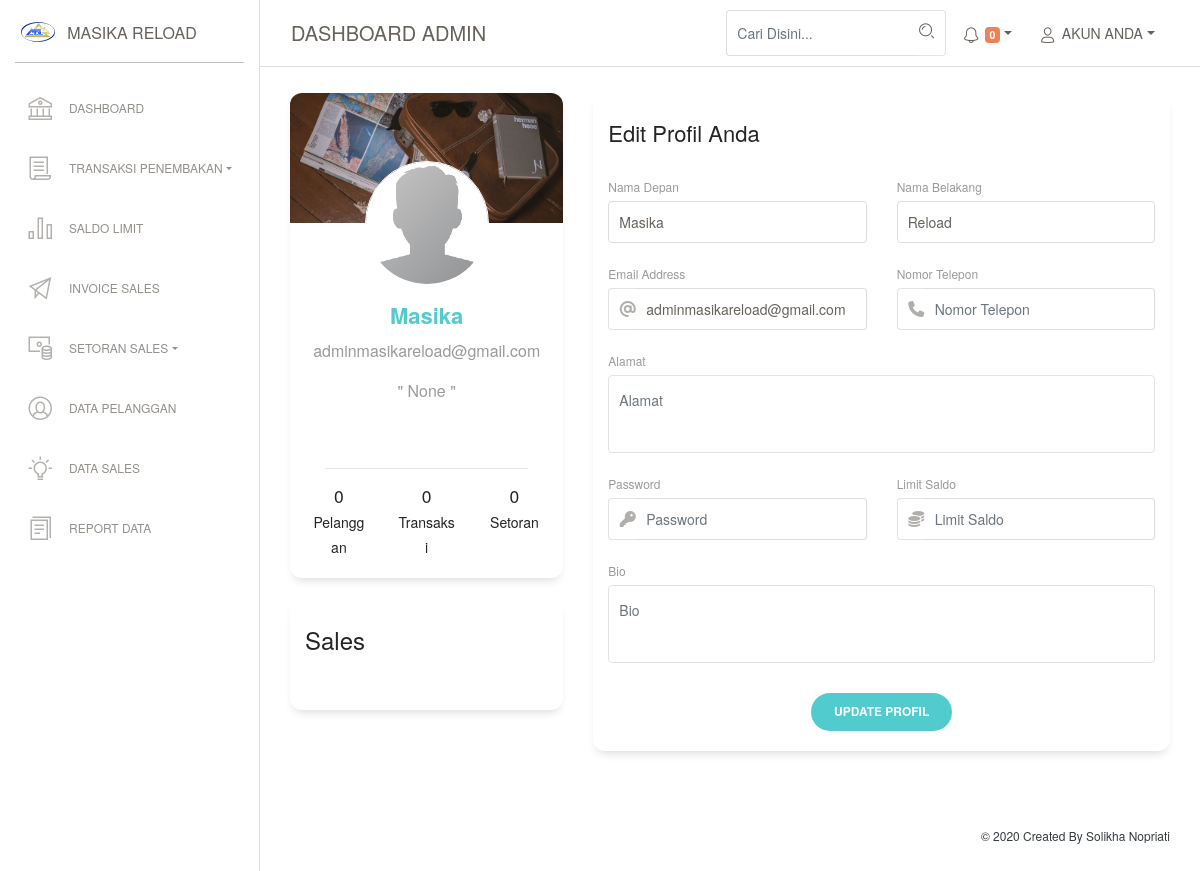
The page /contents/dashboard/profil?id_users=dd922a50-ec99-11ea-aa1d-9829a62c70a3 (signed in) on the database its author committed.
### tables this page shows
CREATE TABLE `users` (
  `id_users` varchar(50) NOT NULL,
  `nama_depan` varchar(50) NOT NULL,
  `nama_belakang` varchar(50) NOT NULL,
  `email_address` varchar(50) NOT NULL,
  `alamat` varchar(100) DEFAULT NULL,
  `no_tlp` varchar(15) DEFAULT NULL,
  `limits` double DEFAULT 0,
  `bio` varchar(150) DEFAULT NULL,
  `pass` varchar(50) NOT NULL,
  `rolle` enum('admin','sales') NOT NULL,
  `stat` enum('aktif','tidak aktif') DEFAULT NULL
);

### contents/query/update-profil.php (called while the page is built, shortened)
<?php
    $id_users = $_GET['id_users'];
    $result = mysqli_query($con, "CALL select_users('".$id_users."')");
?>

### contents/dashboard/profil.php (the view, shortened to what this page needs)
<?php
  include('../query/koneksi.php');
  include('../query/update-profil.php');
  $page = 'profil';
  $rolle = $_SESSION['rolle'];
  if($rolle == 'admin'){
    $queryTransaksi = mysqli_query($con,"SELECT * FROM transaksi_penembakan");
    $countTransaksi = mysqli_num_rows($queryTransaksi);
    $queryPelanggan = mysqli_query($con,"SELECT * FROM data_pelanggan");
    $countPelanggan = mysqli_num_rows($queryPelanggan);
    $querySetoran = mysqli_query($con,"SELECT * FROM setoran_sales WHERE keterangan='diterima'");
    $countSetorans = mysqli_num_rows($querySetoran);
  }
?>
<!DOCTYPE html>
<html lang="en">
<head>
  <?php
    include("../includes/css.php");
  ?>
</head>
<body class="">
  <div class="wrapper ">
    <?php
      include("../includes/sidebar.php");
    ?>
    <div class="main-panel bg-white">
      <?php
      include("../includes/navbar.php");
    ?>
      <div class="content">
        <div class="row">
          <div class="col-md-4">
            <div class="card card-user">
              <div class="image">
                <img src="../../assets/image/dashboard/damir-bosnjak.jpg">
              </div>
              <div class="card-body">
                <div class="author">
                  <a href="#">
                    <img class="avatar border-gray" src="../../assets/image/dashboard/default-avatar.png">
                    <h5 class="title"><?= $_SESSION['namaDepan']; ?></h5>
                  </a>
                  <p class="description">
                    <?= $_SESSION['email']; ?>
                  </p>
                </div>
                <p class="description text-center">
                  <?php
                    if(empty($_SESSION['bio'])){ ?>
                  "Bio Masih Kosong"
                  <?php } else {?> "
                      <?php
                        echo $_SESSION['bio'];
                      ?> "
                  <?php } ?>
                </p>
              </div>
              <div class="card-footer">
                <hr>
                <div class="button-container">
                  <div class="row">
                    <div class="col-lg-4 col-md-6 col-6 ml-auto">
                      <h5><?= $countPelanggan; ?><br><small>Pelanggan</small></h5>
                    </div>
                    <div class="col-lg-4 col-md-6 col-6 ml-auto mr-auto">
                      <h5><?= $countTransaksi; ?><br><small>Transaksi</small></h5>
                    </div>
                    <div class="col-lg-4 mr-auto">
                      <h5><?= $countSetorans; ?><br><small>Setoran</small></h5>
                    </div>
                  </div>
                </div>
              </div>
            </div>
            <div class="card">
              <div class="card-header">
                <h4 class="card-title">
                    <?php
                      if($rolle == 'sales'){
                        echo 'Downline (pelanggan)';
                      } else {
                        echo 'Sales';
                      }
                    ?>
                </h4>
              </div>
              <div class="card-body">
              </div>
            </div>
          </div>
          <div class="col-md-8">
            <div class="card card-user">
              <div class="card-header">
                <h5 class="card-title">Edit Profil Anda</h5>
              </div>
              <div class="card-body">
                <form action="" method="POST" autocomplete="off">
                  <?php
                    while($data = mysqli_fetch_assoc($result)){
                  ?>
                  <div class="row">
                    <div class="col-md-6">
                      <div class="form-group">
                        <label>Nama Depan</label>
                        <input type="text" class="form-control" placeholder="Company" value="<?= $data['nama_depan'] ?>"
                          name="nama_depan">
                      </div>
                    </div>
                    <div class="col-md-6">
                      <div class="form-group">
                        <label>Nama Belakang</label>
                        <input type="text" class="form-control" placeholder="Last Name"
                          value="<?= $data['nama_belakang'] ?>" name="nama_belakang">
                      </div>
                    </div>
                  </div>
                  <div class="row">
                    <div class="col-md-6">
                      <div class="form-group">
                        <label>Email Address</label>
                        <div class="input-group mb-2 mr-sm-2">
                          <div class="input-group-prepend">
                            <div class="input-group-text"><i class="fas fa-at"></i></div>
                          </div>
                          <input type="email" class="form-control" placeholder="Email Address"
                            value="<?= $data['email_address'] ?>" name="email_address">
                        </div>
                      </div>
                    </div>
                    <div class="col-md-6">
                      <div class="form-group">
                        <label>Nomor Telepon</label>
                        <div class="input-group mb-2 mr-sm-2">
                          <div class="input-group-prepend">
                            <div class="input-group-text"><i class="fas fa-phone"></i></div>
                          </div>
                          <input type="number" class="form-control" placeholder="Nomor Telepon"
                            value="<?= $data['no_tlp'] ?>" name="no_tlp">
                        </div>
                      </div>
                    </div>
                  </div>
                  <div class="row">
                    <div class="col-md-12">
                      <div class="form-group">
                        <label>Alamat</label>
                        <textarea class="form-control textarea" placeholder="Alamat"
                          name="alamat"><?= $data['alamat'] ?></textarea>
                      </div>
                    </div>
                  </div>
                  <div class="row">
                    <div class="col-md-6">
                      <div class="form-group">
                        <label>Password</label>
                        <div class="input-group mb-2 mr-sm-2">
                          <div class="input-group-prepend">
                            <div class="input-group-text"><i class="fas fa-key"></i></div>
                          </div>
                          <input type="password" maxlength="8" class="form-control" placeholder="Password" name="pass">
                        </div>
                      </div>
                    </div>
                    <div class="col-md-6">
                      <div class="form-group">
                        <label>Limit Saldo</label>
                        <div class="input-group mb-2 mr-sm-2">
                          <div class="input-group-prepend">
                            <div class="input-group-text"><i class="fas fa-coins"></i></div>
                          </div>
                          <input type="number" class="form-control" placeholder="Limit Saldo"
                            value="<?= $data['limit'] ?>" readonly>
                        </div>
                      </div>
                    </div>
                  </div>
                  <div class="row">
                    <div class="col-md-12">
                      <div class="form-group">
                        <label>Bio</label>
                        <textarea class="form-control textarea" placeholder="Bio"
                          name="bio"><?= $data['bio'] ?></textarea>
                      </div>
                    </div>
                  </div>
                  <div class="row">
                    <div class="update ml-auto mr-auto">
                      <button type="submit" class="btn btn-primary btn-round" name="update">Update Profil</button>
                    </div>
                  </div>
                  <?php } ?>
                </form>
              </div>
            </div>
          </div>
        </div>
      </div>
      <?php
      include("../includes/footer.php");
      ?>
    </div>
  </div>
</body>
</html>

### contents/includes/css.php (shortened to what this page needs)
<link href="../../assets/dashboard/css/fonts-dashboard.css" rel="stylesheet" />
<link href="../../assets/dashboard/css/bootstrap.min.css" rel="stylesheet" />
<link href="../../assets/dashboard/css/paper-dashboard.css?v=2.0.1" rel="stylesheet" />
<link href="../../assets/dashboard/demo/demo.css" rel="stylesheet" />
<link href="../../assets/css/dashboard/style.css" rel="stylesheet" />
<link rel="stylesheet" href="../../assets/dashboard/css/datatables/dataTables.bootstrap4.min.css">
<link rel="stylesheet" href="../../assets/dashboard/css/datatables/rowReorder.bootstrap4.min.css">
<link rel="stylesheet" href="../../assets/dashboard/css/datatables/responsive.bootstrap4.min.css">
<link rel="stylesheet" href="../../assets/dashboard/css/select2/select2.min.css">
<link rel="stylesheet" href="../../assets/dashboard/css/select2/select2-bootstrap.css">
<link href="../../assets/css/login/notiflix-2.4.0.min.css" rel="stylesheet">

### contents/includes/sidebar.php (shortened to what this page needs)
<div class="sidebar" data-color="white" data-active-color="danger">
    <div class="logo">
        <a href="dashboard" class="simple-text logo-mini">
            <div class="logo-image-small">
                <img src="../../assets/image/fav/masika-fav.png">
            </div>
        </a>
        <a href="dashboard" class="simple-text logo-normal">
            Masika Reload
        </a>
    </div>
    <div class="sidebar-wrapper" style="overflow-x:hidden" id="myDIV">
        <ul class="nav">
            <li class="<?php if($page=="dashboard"){echo 'active';}?>">
                <a href="dashboard">
                    <i class="nc-icon nc-bank"></i>
                    <p>Dashboard</p>
                </a>
            </li>
            <li class="nav-item btn-rotate dropdown <?php if($page=="transaksipenembakan"){echo 'active';}?>">
                <a class="nav-link dropdown-toggle" href="" id="navbarDropdownMenuLink"
                    data-toggle="dropdown" aria-haspopup="true" aria-expanded="false">
                    <i class="nc-icon nc-paper"></i> TRANSAKSI PENEMBAKAN
                </a>
            </li>
            <?php if($_SESSION['rolle'] == 'admin') { ?>
            <li class="<?php if($page=="saldolimit"){echo 'active';}?>">
                <a href="saldolimit">
                    <i class="nc-icon nc-chart-bar-32"></i>
                    <p>SALDO LIMIT</p>
                </a>
            </li>
            <?php } ?>
            <li class="<?php if($page=="invoicesales"){echo 'active';}?>">
                <a href="invoicesales">
                    <i class="nc-icon nc-send"></i>
                    <p>INVOICE SALES</p>
                </a>
            </li>
            <li class="nav-item btn-rotate dropdown <?php if($page=="setoransales"){echo 'active';}?>">
                <a class="nav-link dropdown-toggle" href="" id="navbarDropdownMenuLink"
                    data-toggle="dropdown" aria-haspopup="true" aria-expanded="false">
                    <i class="nc-icon nc-money-coins"></i> SETORAN SALES
                </a>
            </li>
            <li class="<?php if($page=="datapelanggan"){echo 'active';}?>">
                <a href="datapelanggan">
                    <i class="nc-icon nc-circle-10"></i>
                    <p>DATA PELANGGAN</p>
                </a>
            </li>
            <?php if($_SESSION['rolle'] == 'admin') { ?>
            <li class="<?php if($page=="datasales"){echo 'active';}?>">
                <a href="datasales">
                    <i class="nc-icon nc-bulb-63"></i>
                    <p>DATA SALES</p>
                </a>
            </li>
            <li class="<?php if($page=="reportdata"){echo 'active';}?>">
                <a href="reportdata">
                    <i class="nc-icon nc-single-copy-04"></i> REPORT DATA
                </a>
            </li>
            <?php } ?>
        </ul>
    </div>
</div>

### contents/includes/navbar.php (shortened to what this page needs)
<?php
include('../query/koneksi.php');
$rolle = $_SESSION['rolle'];
if($rolle=='admin'){
    $queryInvoice = mysqli_query($con,"SELECT a.status_invoice, b.tgl_penagihan
    FROM invoice_tagihan a, transaksi_penembakan b
    WHERE a.id_transaksi = b.id_transaksi
    AND (a.status_invoice = 'belum proses' AND b.tgl_penagihan = CURDATE())");
    $countInvoice = mysqli_num_rows($queryInvoice);
    $queryKonfirmasi = mysqli_query($con,"SELECT * FROM setoran_sales WHERE keterangan='belum konfirmasi' AND tgl_setoran = CURDATE()");
    $countKonfirmasi = mysqli_num_rows($queryKonfirmasi);
    $total = $countInvoice + $countKonfirmasi;
}
?>
<nav class="navbar navbar-expand-lg navbar-absolute fixed-top navbar-transparent">
    <div class="container-fluid">
        <div class="navbar-wrapper">
            <a class="navbar-brand" href="javascript:;">DASHBOARD <?= strtoupper($_SESSION["rolle"]); ?></a>
        </div>
        <div class="collapse navbar-collapse justify-content-end" id="navigation">
            <form>
                <div class="input-group">
                    <input type="text" value="" class="form-control" id="cari" placeholder="Cari Disini..." autocomplete="off">
                    <div class="input-group-append">
                        <div class="input-group-text bg-white">
                            <a href="#" id="cari2"><i class="nc-icon nc-zoom-split"></i></a>
                        </div>
                    </div>
                </div>
            </form>
            <ul class="navbar-nav">
                <li class="nav-item btn-rotate dropdown">
                    <a class="nav-link dropdown-toggle" href="http://example.com" id="navbarDropdownMenuLink"
                        data-toggle="dropdown" aria-haspopup="true" aria-expanded="false">
                        <i class="nc-icon nc-bell-55"></i>
                        <span class="badge badge-danger"><?= $total; ?></span>
                    </a>
                </li>
            </ul>
            <ul class="navbar-nav">
                <li class="nav-item btn-rotate dropdown">
                    <a class="nav-link dropdown-toggle" href="javascript:;" id="navbarDropdownMenuLink"
                        data-toggle="dropdown" aria-haspopup="true" aria-expanded="false">
                        <i class="nc-icon nc-single-02"></i> AKUN ANDA
                    </a>
                </li>
            </ul>
        </div>
    </div>
</nav>

### contents/includes/footer.php (shortened to what this page needs)
<footer class="footer footer-black bg-white text-dark">
    <div class="container-fluid">
        <div class="row">
            <div class="credits ml-auto">
                <span class="copyright">
                    ©  Created By Solikha Nopriati
                </span>
            </div>
        </div>
    </div>
</footer>

### assets/css/dashboard/style.css (style rules this page uses)
input,textarea[readonly] { background-color: white !important; }

### rows shown on the page
users: nama_depan "Masika", nama_belakang "Reload", email_address "adminmasikareload@gmail.com"

### other values the page prints
$_SESSION["rolle"] "ADMIN"
$total "0"
$_SESSION['namaDepan'] "Masika"
$_SESSION['email'] "adminmasikareload@gmail.com"
$_SESSION['bio'] "None"
$countPelanggan "0"
$countTransaksi "0"
$countSetorans "0"
